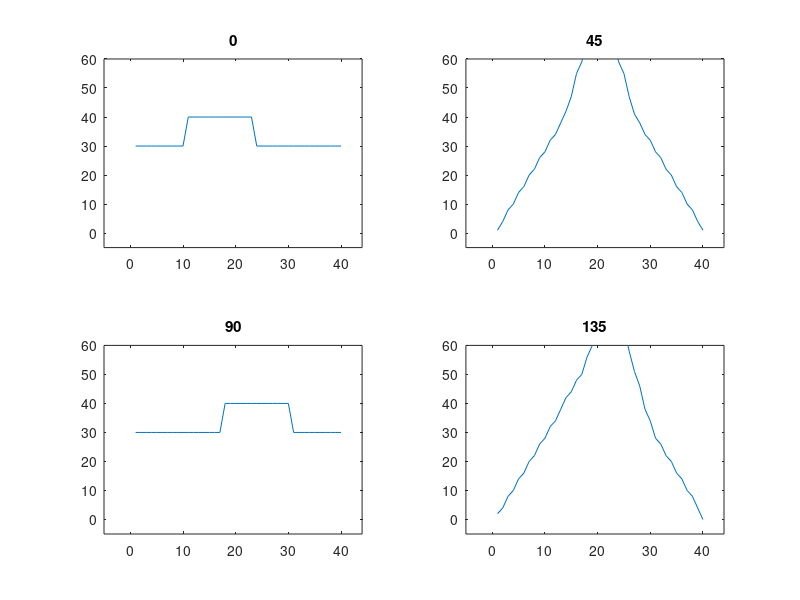

Write the MATLAB code that produced this figure.
clear all;
hold off;
i_boyut = 10;
i2_boyut = 30;
S = ones(i2_boyut);
H = 2*ones(i_boyut);
turning=45;
projector = length(0:turning:179);
sensors = 40;
sensors = sensors - 1;
middle2 = floor(i2_boyut/2);
middle1= floor(i_boyut/2);
S(8:17,8:17) = H;
P = zeros(projector,sensors);
X_points = 1:i2_boyut;
Y_points = 1:i2_boyut;
sensor=1;
sum_beam=0;
derece=1;
for j =0:turning:179
    if(j<=90)
        for i = -i2_boyut/2:(i2_boyut/sensors):i2_boyut/2
            Y_axis = tand(j)*(X_points-(i2_boyut/2)+i)+(i2_boyut/2)+i;
            X_axis = (cotd(j))*(Y_points-(i2_boyut/2)-i)+(i2_boyut/2)-i;
            X_axis = sort([X_points X_axis]);
            Y_axis = sort([Y_points Y_axis]);
            sum_beam=0;
            for k = 1:length(X_axis)-1
                X_point = ceil(X_axis(k));
                Y_point = ceil(Y_axis(k));
                if X_point <0 || X_point >i2_boyut
                    continue
                end
                if Y_point <0 || Y_point >i2_boyut
                    continue
                end
                if(X_point == 0)
                    X_point = 1;
                end
                if(Y_point == 0)
                    Y_point = 1;
                end
            intensity = S(X_point,Y_point);
            len = 1;
            sum_beam = sum_beam +len*intensity;
            end
            P(derece,sensor) = sum_beam;
            sum_beam=0;
            sensor = sensor + 1;
            subplot(1,2,1)
            plot(X_axis,Y_axis);
            grid minor;
            xlim([-2*i2_boyut 2*i2_boyut]) ;
            ylim([-2*i2_boyut 2*i2_boyut]);
            hold on;
            grid on;
            subplot(1,2,2);
            stem(P(derece,:));
            grid minor;
            xlim([0 2*i2_boyut]) ;
            ylim([0  2*i2_boyut]);
            pause(0.05);
            hold on;
            grid on;
        end
        derece=derece+1;
        sensor=1;
    end
    if(j>90)
        for i = -i2_boyut/2:(i2_boyut/sensors):i2_boyut/2
            Y_axis = tand(j)*(X_points-(i2_boyut/2)+i)+(i2_boyut/2)-i;
            X_axis = (cotd(j))*(Y_points-(i2_boyut/2)+i)+(i2_boyut/2)-i;
            X_axis = sort([X_points X_axis]);
            Y_axis = flip(sort([Y_points Y_axis]));
            sum_beam=0;
            for k = 1:length(X_axis)-1
                X_point = ceil(X_axis(k));
                Y_point = ceil(Y_axis(k));
                if X_point <0 || X_point >i2_boyut
                    continue
                end
                if Y_point <0 || Y_point >i2_boyut
                    continue
                end
                if(X_point == 0)
                    X_point = 1;
                end
                if(Y_point == 0)
                    Y_point = 1;
                end
            intensity = S(X_point,Y_point);
            len = 1;
            sum_beam = sum_beam +len*intensity;
            end
            P(derece,sensor) = sum_beam;
            sum_beam=0;
            sensor = sensor + 1;

        end
        derece=derece+1;
        sensor=1;

    end
    
  

end
for g =1:projector
 subplot(2,projector/2,g)
plot(P(g,:))
xlim([-5 sensors+5]) ;
ylim([-5 2*i2_boyut]);
title(g*turning - turning)
end